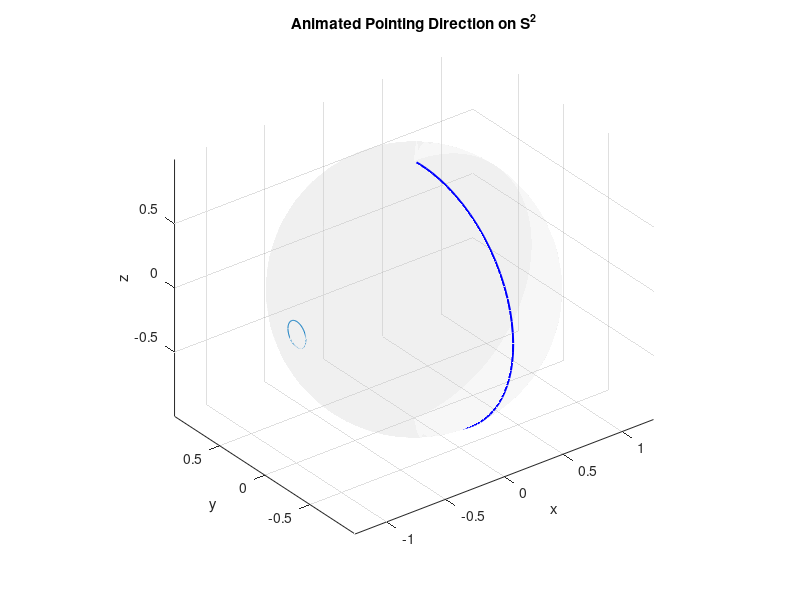

Source code (MATLAB):
%The purpose of this code is to avoid a barrier in S^2
clc; clear; close all;

% === Simulation parameters ===
Tend = 10;
dt   = 0.01;
Nsim = round(Tend/dt) + 1;
t    = linspace(0, Tend, Nsim);

% === Parameters CBF ===
% Parameters for the circle

y = 180;  % Latitude in degrees
r_safe = 0.1;
theta_safe = acos(1-r_safe^2/2);
y_rad = deg2rad(y);
center_z = sin(y_rad);

k0 = 3;     % CBF gain
k1 = 3;     % CBF gain

% System parameters (V. Numerical Simulations)
c = 0.3;                             % Nm (s/rad)
J = diag([0.0294 0.0305 0.0495]);    % kg m^2
tau = zeros(3,1);

% Controller gains (29a, 29b)
K_r = diag([7 7 7]);
K_w = diag([7.056 7.320 11.88]) * 1e-1;

% Hat (skew) operator
S = @(x) [   0   -x(3)  x(2);
           x(3)    0   -x(1);
          -x(2)  x(1)    0 ];

% Initial conditions
Q = eye(3);
omega_d = zeros(3,1);

steps = length(0:10:360);

% Storage
q_hist     = zeros(37, 3, Nsim);
% omega_hist = zeros(3, Nsim);
% u_hist     = zeros(3, Nsim);
% eq_hist    = zeros(3, Nsim);
% Psi_hist   = zeros(1, Nsim);

% Main simulation loop
for x = 1:steps
    % Convert degrees to Radians for computation 
    x_rad = deg2rad(x*10);
    
    % Calculate the circle's center in Cartesian coordinates
    center_x = cos(y_rad) * cos(x_rad);
    center_y = cos(y_rad) * sin(x_rad);

    obstacle  = [center_x;center_y;center_z];

    q = [0; 0; 1];
    q = q / norm(q);
    omega = [0; 0.3; 0];
    
    % Desired equilibrium
    q_d = [0; -0.0175; -0.9998];
    q_d = q_d / norm(q_d);
    q_dot = 0;

    for k = 1:Nsim
        if k == round(Tend/2/dt) % new desired goal for t >= 5 sec
            % New desired equilibrium points
            q_d = [1; 1; 1];
            q_d = q_d / norm(q_d);
            omega_d = zeros(3,1); 
        end
    
        % === Nominal Lyapunov control ====================================
        % Attitude error function (Eq. 8)
        Psi = 2 - sqrt(2) * sqrt(1 + q' * q_d);
    
        % Configuration error vector (Eq. 12)
        e_q = (1 / (sqrt(2) * sqrt(1 + q' * q_d))) * Q' * S(q_d) * q;
    
        % Angular velocity error
        e_w = omega - omega_d;
    
        % Control law (Eq. 28, reduced to S^2)
        u_nom = Q'* (-K_r * Q * e_q ...
            -K_w * e_w )...
            + S(omega) * J * omega ...
            + c * omega ...
            - tau;
        
        % === Control barrier function=====================================
        h =  r_safe^2 - norm(q - obstacle)^2;
        h_dot = 2*(q - obstacle)' * (S(omega)*q);
       
        Lfh = 2*(q - obstacle)' * (S(omega)*q);
        Lgh = 0;
        
        % L^2fg
        L2gh = 0;
        % L^2fh
        L2fh = (2*S(omega)*obstacle)'*S(omega)*q+2*(S(q)*obstacle)'*inv(J)*(-c*omega - S(omega)*J*omega);
        %LgLfh
        LgLfh = 2*(S(q)*obstacle)'/J;
        % Control effectiveness term
    
        A = LgLfh;
        b = -L2fh - k1*h_dot - k0*h;
        % Check constraint
        if A*u_nom <= b
            u = u_nom;
        else
            % Project onto the half-space(constraint boundary)
            u = u_nom - ((A*u_nom - b)/(A*A')) * A';
        end
    
        % --- Rigid body dynamics (Eq. 5)
        omega_dot = J \ (u - c*omega - S(omega)*J*omega + tau);
        omega = omega + dt * omega_dot;
    
        % --- Reduced attitude kinematics (Eq. 4)
        q_dot = S(omega) * q;
        q = q + dt * q_dot;
    
        % --- Enforce S^2 constraint
        q = q / norm(q);
    
        % --- Store
        q_hist(x,:,k)     = q;
        % omega_hist(:,k) = omega;
        % u_hist(:,k)     = u;
        % eq_hist(:,k)    = e_q;
        % Psi_hist(k)     = Psi;
    end
end

%% === Animation on S^2 ===
figure; clf; hold on; grid on; axis equal;
xlabel('x'); ylabel('y'); zlabel('z');
title('Animated Pointing Direction on S^2');
view(3);

% Draw sphere
[xs,ys,zs] = sphere(50);
surf(xs,ys,zs, ...
    'FaceAlpha',0.15,'EdgeColor','none','FaceColor',[0.8 0.8 0.8]);


for x = 1:steps-1
    cla;
    surf(xs,ys,zs, ...
    'FaceAlpha',0.15,'EdgeColor','none','FaceColor',[0.8 0.8 0.8]);

    % Get obstacle for this longitude step
    x_rad = deg2rad(x*10);
    center_x = cos(y_rad)*cos(x_rad);
    center_y = cos(y_rad)*sin(x_rad);
    obstacle  = [center_x; center_y; center_z];
    
    % Extract trajectory
    q_hist_current = squeeze(q_hist(x,:,:));
    Nsim = size(q_hist_current,2);
    
    % --- Compute safety circle ---
    theta = linspace(0,2*pi,100);
    v1 = null(obstacle');
    v1 = v1(:,1:2);
    
    circle_local = r_safe * ...
        (v1(:,1)*cos(theta) + v1(:,2)*sin(theta));
    
    circle_points = obstacle + circle_local;
    circle_points = circle_points ./ vecnorm(circle_points);
   
    plot3(q_hist_current(1,1:Nsim), ...
          q_hist_current(2,1:Nsim), ...
          q_hist_current(3,1:Nsim), 'b', 'LineWidth',1.5);
    
    plot3(q_hist_current(1,Nsim), ...
          q_hist_current(2,Nsim), ...
          q_hist_current(3,Nsim), 'ro', 'MarkerSize',6,'MarkerFaceColor','r'); 
        plot3(circle_points(1,:), circle_points(2,:), circle_points(3,:))
                     
    drawnow;
    pause(0.5);
end
